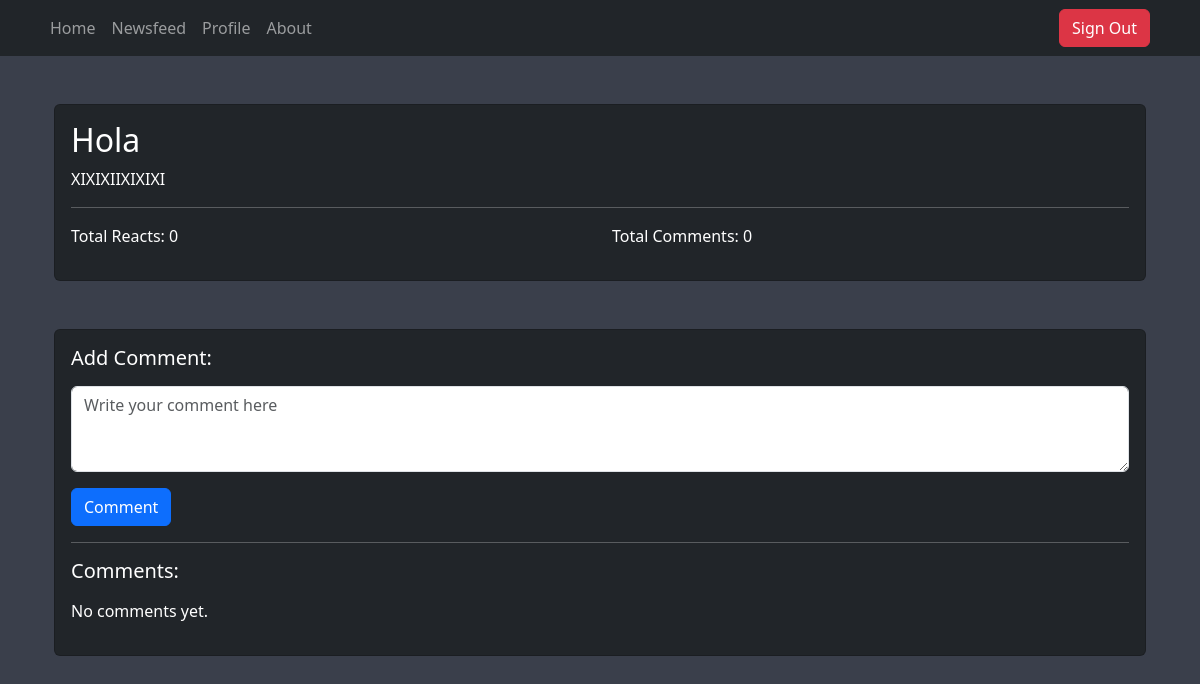
The app's page /newsfeed/detail/8 (signed in), older data.
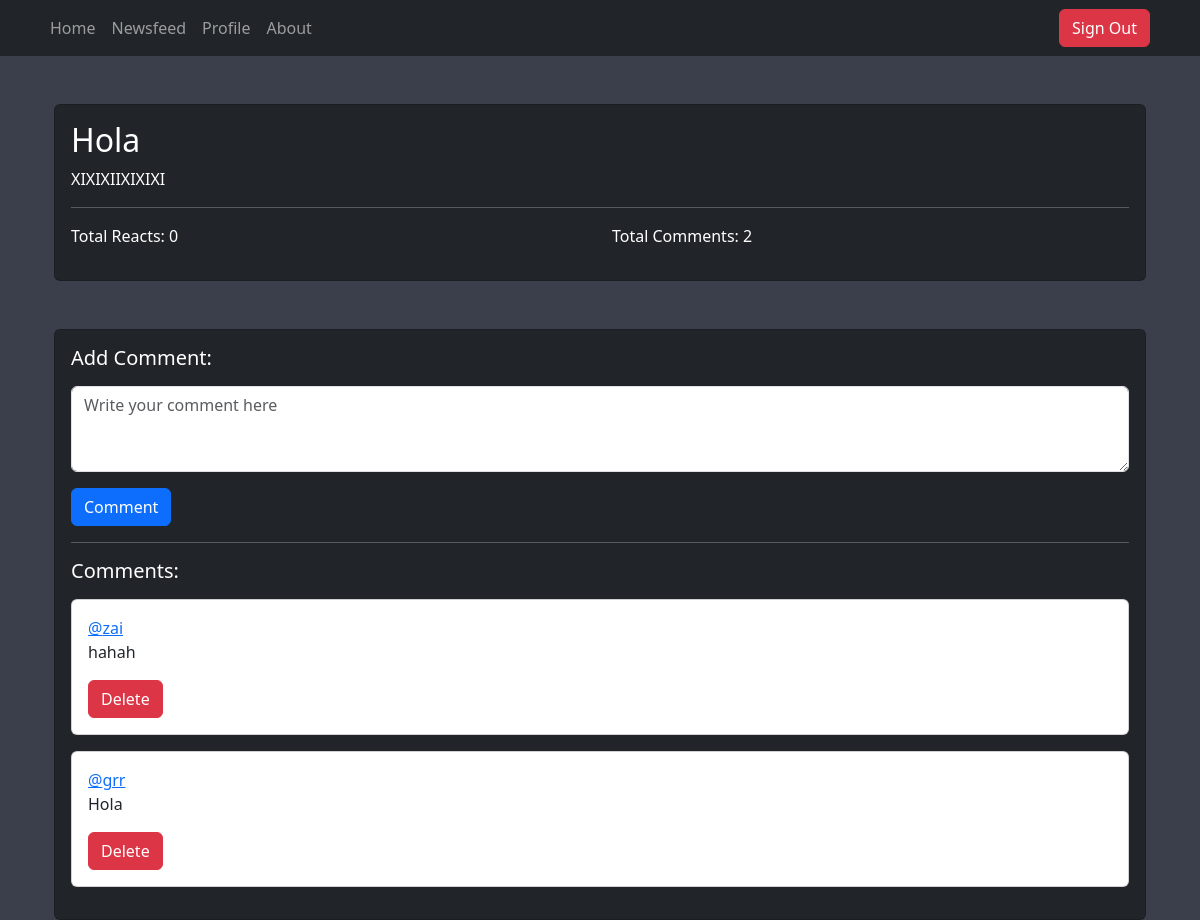
The same page, newer data.
### newsfeed/models.py (models this page shows)
class Post(models.Model):
    user = models.ForeignKey(User, on_delete=models.CASCADE)
    title=models.CharField(max_length=100)
    text = models.TextField()
    image = models.ImageField(null=True, blank=True)
    topic = models.ManyToManyField(Topic)
    created = models.DateTimeField(auto_now_add=True)

class Comment(models.Model):
    user = models.ForeignKey(User, on_delete=models.CASCADE)
    text = models.TextField(max_length=200)
    post = models.ForeignKey(Post, on_delete=models.CASCADE)
    created = models.DateTimeField(auto_now_add=True)

### newsfeed/views.py (the view)
# urls.py: path('detail/<int:pk>',views.detail,name="detailpage"),
@login_required(login_url="signinpage")
def detail(request, pk):
    template = "newsfeed/details.html"
    post = Post.objects.get(id=pk)
    check = (request.user != post.user)
    if request.method == 'POST':
        comment = request.POST.get('comment-text')
        new_comment = Comment(user=request.user, text=comment, post=post)
        new_comment.save()
    data = {
        'post': post,
        'check': check
    }
    return render(request, template, data)

### templates/newsfeed/details.html (shortened to what this page needs)
{% extends 'layout.html' %}
{% block yield %}
<div class="container">
  <div class="card bg-dark text-white mt-5">
    <div class="card-body">
      <h2 class="card-title">{{ post.title }}</h2>
      <p class="card-text">{{ post.text }}</p>
      <hr>
      <div class="row mt-3">
        <div class="col-md-6">
          <p class="mb-3">Total Reacts: {{ post.react_set.count }}</p>
        </div>
        <div class="col-md-6">
          <p>Total Comments: {{ post.comment_set.count }}</p>
        </div>
      </div>
    </div>
  </div>
{% if check %}
  <div class="card bg-dark text-white mt-5">
    <div class="card-body">
      <h5 class="mb-3">Add Comment:</h5>
      <form method="post" action="">
        <div class="form-group">
          <textarea class="form-control" name="comment-text" id="comment-text" rows="3" placeholder="Write your comment here"></textarea>
        </div>
        <button type="submit" class="btn btn-primary">Comment</button>
      </form>
      <hr class="bg-white">
      <h5 class="mb-3">Comments:</h5>
      {% for comment in post.comment_set.all %}
        <div class="card mb-3">
          <div class="card-body">
            <a class="card-text" href="{% url 'profilepage' user.id %}">@{{ comment.user.username }}</a>
            <p class="card-text">{{ comment.text }}</p>
            <a class="btn small btn-danger" href="{% url 'deletecommentpage' comment.id %}">Delete</a>
          </div>
        </div>
      {% empty %}
        <p>No comments yet.</p>
      {% endfor %}
    </div>
  </div>
</div>
{% endif %}
{% endblock %}

Row changes from the older to the newer data that the page shows:
computed for Post "Hola": comment_set.count "0" → "2"
added Comment: user.username "zai", text "hahah"
added Comment: user.username "grr", text "Hola"
Text that changed along with them:
text no longer shown: "No comments yet."
